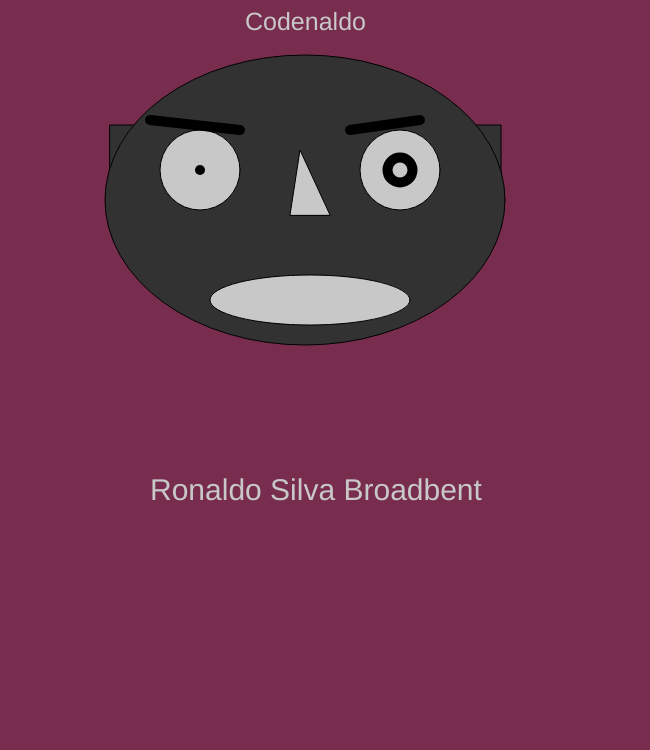
Frame 1 (no input)
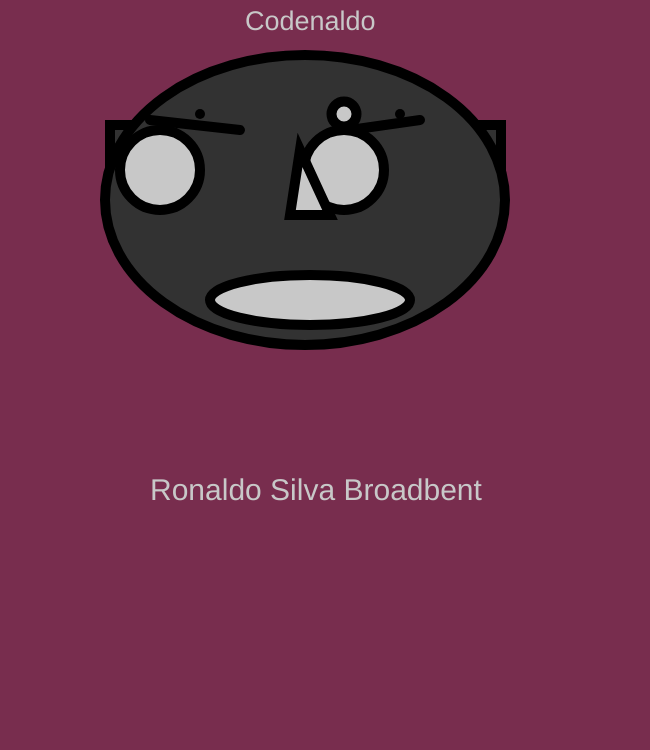
Frame 60 (no input)
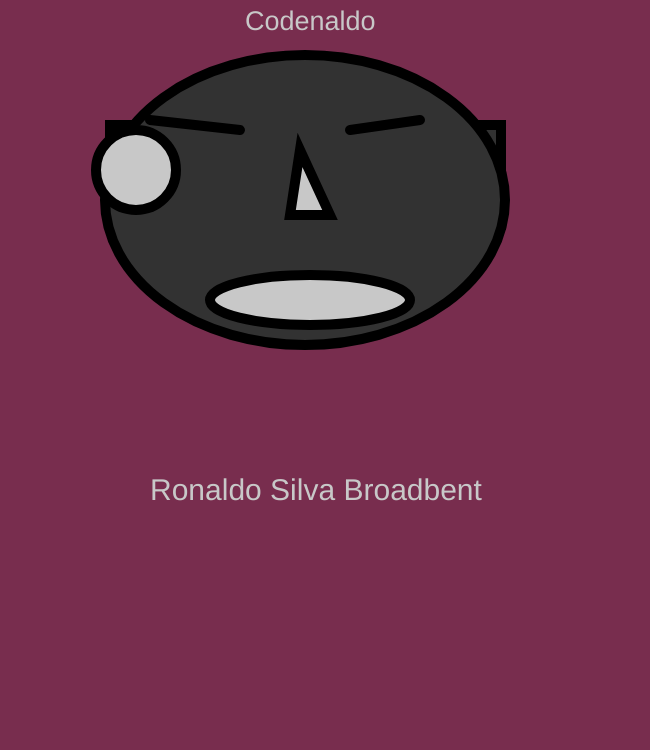
Frame 120 (the mouse pressed at the canvas centre since frame 60)

The p5.js sketch that drew these frames (run headless with seeded random() and noise() and a simulated clock; from frame 60 on, the mouse is pressed at the canvas centre):

// p5.js sketch
// ── sketch.js

var x = 400;
var y = 170;

var lefteyex = 200;
var righteyex = 400;

var leftpupily = 170;
var rightpupily = 170;

var movement = 13;

var size = 25;
var count = 0;
var sizeDirection = 2; 


function setup() 
{
    createCanvas(650,750);
  movement = floor(random() * 10) +1;
  }

  
  function draw() {
    background(120, 45, 78);
    fill(50,50,50);

    rect(110,125,391,100);

    fill(50,50,50);
    ellipse(305,200,400,290); // Face



    fill(200, 200, 200);
    circle(lefteyex,170,80); // left eye 
if (lefteyex <= 520 || lefteyex <=0)  
{
  lefteyex+=movement;
}



    circle(righteyex,170,80); // right eye
if (righteyex >= 605 || righteyex <= 0)
{
  movement *= -1;
}
{  righteyex += movement;
}

ellipse(310,300,200,50); // mouth 

triangle(290,215,300,150,330,215); // nose





strokeWeight(10);
point(200,leftpupily); // left pupil 
{
  leftpupily+=movement;
}


point(400,rightpupily); // right pupil
{
  rightpupily+=movement;
}



line(150,120,240,130); // left eyebrow 
line(350,130,420,120); // right eyebrow 

textSize(30);
text('Ronaldo Silva Broadbent',150,500);




textSize(size);
size+= sizeDirection;
count++; 
if(count> 5)
{
  sizeDirection *=-1;
  count = 0; 
}
text('Codenaldo',245,30);

circle (x,y,25); // Using this as an example "dot"
x+=movement;
y+=movement;


}
